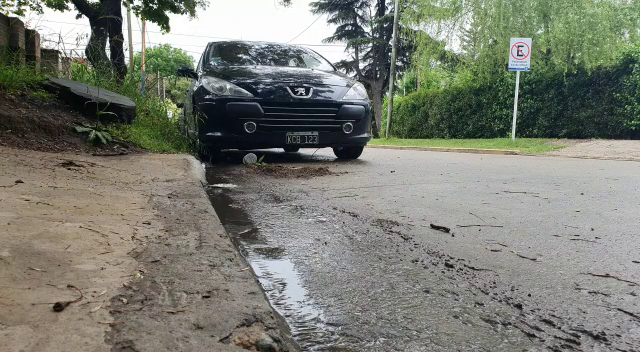
#> input picture frame 45 of parking-ejemplos/Examples-OpenCV/videos/VideoAutoPatenteDiaGustavoSinDetenerse.mp4, 640 x 352 px, given in place of parking_video.mp4, which was not available
$ python homografia.py
#> lines starting #> are read from the running program, lines starting #| are printed output that depends on the picture
# Importamos las librerías necesarias
import numpy as np
import cv2
import time

# Cargamos el vídeo
camara = cv2.VideoCapture("videos/parking_video.mp4")

# Recorremos todos los frames
while True:
	# Obtenemos el frame
	(grabbed, frame) = camara.read()
#> frame is the input picture: shape (352, 640, 3); mean B, G, R 115, 124.7, 122.7

	# Si hemos llegado al final del vídeo salimos
	if not grabbed:
		break

	#Homografía
	rows = 480 #w
	cols = 854 #h

	#Seleccionamos cuatro puntos usando un arreglo de numpy
	#[Izq-sup], [Izq-inf], [Der-sup], [Der-inf]

	#Puntos origen
	pts1 = np.float32([[0,0],[0,480],[480,0],[854,480]])

	#Puntos destino
	pts2 = np.float32([[0,0],[0,480],[480,0],[854,480]])

	#Se calcula la matriz para la corrección de perspectiva
	M = cv2.getPerspectiveTransform(pts1,pts2)

	#Obtenemos la imagen con corrección de pespectiva
	frame = cv2.warpPerspective(frame, M, (cols,rows))
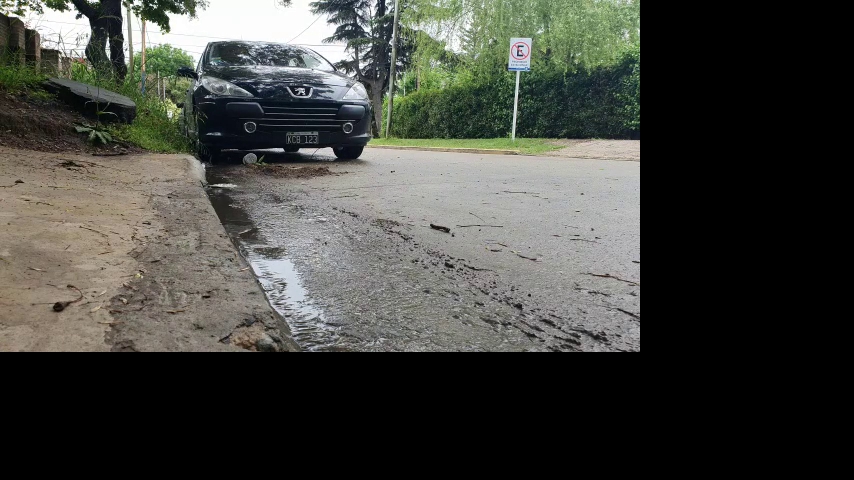
#> frame: shape (480, 854, 3); mean B, G, R 63.2, 68.5, 67.4

	# Mostramos las imágenes de la cámara.
	cv2.imshow("Camara", frame)

	# Capturamos una tecla para salir
	key = cv2.waitKey(1) & 0xFF
#> (key Esc is pressed here)

	# Si ha pulsado la letra s, salimos
	if key == ord("s"):
		break

# Liberamos la cámara y cerramos todas las ventanas
camara.release()
cv2.destroyAllWindows()

$ run again, starting later in the video
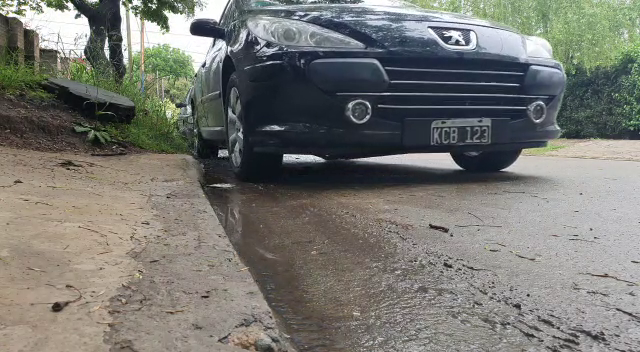
#> input picture frame 202 of parking-ejemplos/Examples-OpenCV/videos/VideoAutoPatenteDiaGustavoSinDetenerse.mp4, 640 x 352 px, given in place of parking_video.mp4, which was not available
#> frame is the input picture: shape (352, 640, 3); mean B, G, R 113.5, 119.1, 119.1
#> `frame = cv2.warpPerspective(frame, M, (cols,rows))`:
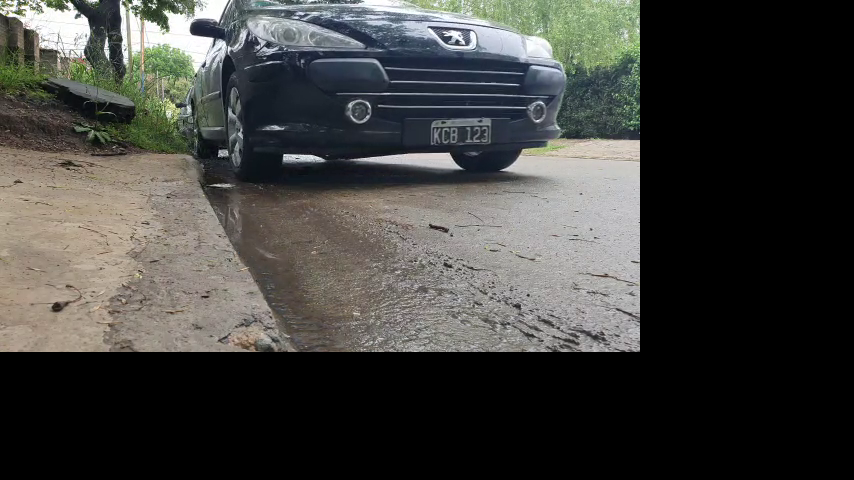
#> frame: shape (480, 854, 3); mean B, G, R 62.4, 65.5, 65.4

$ run again, starting later in the video
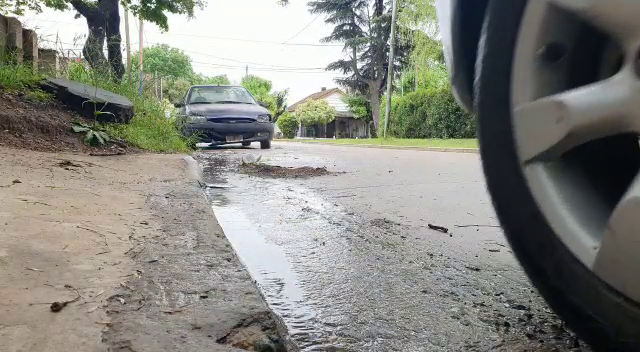
#> input picture frame 360 of parking-ejemplos/Examples-OpenCV/videos/VideoAutoPatenteDiaGustavoSinDetenerse.mp4, 640 x 352 px, given in place of parking_video.mp4, which was not available
#> frame is the input picture: shape (352, 640, 3); mean B, G, R 127.1, 134, 133.8
#> `frame = cv2.warpPerspective(frame, M, (cols,rows))`:
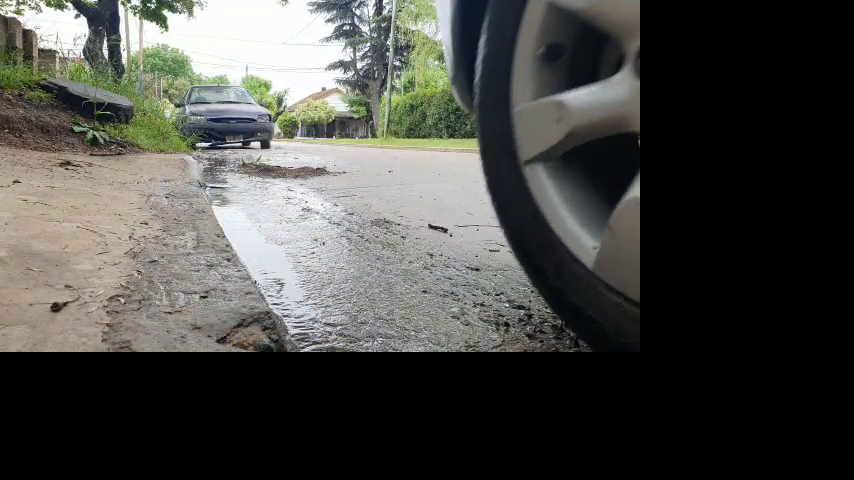
#> frame: shape (480, 854, 3); mean B, G, R 69.8, 73.6, 73.5
